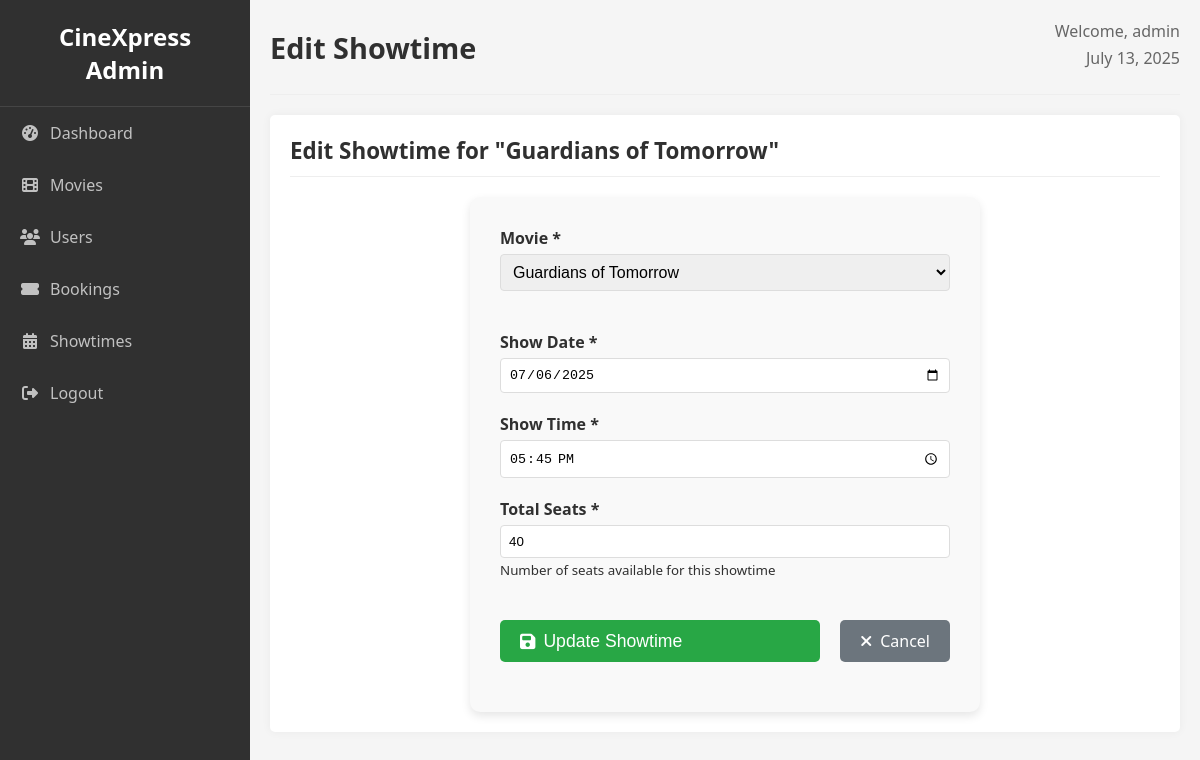
Page /admin/editShowtime.php?id=17 (signed in) on the earlier database version.
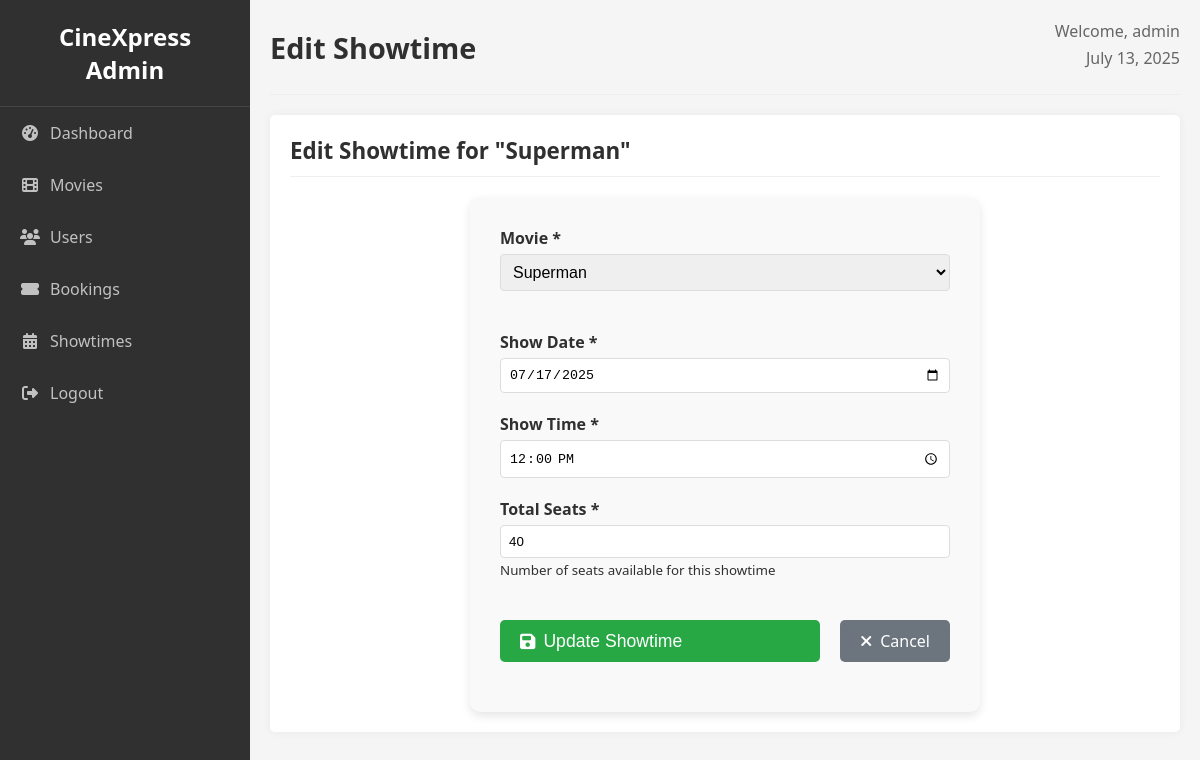
Same page on the later database version.
### tables this page shows
CREATE TABLE showtimes (
    id INT PRIMARY KEY AUTO_INCREMENT,
    movie_id INT NOT NULL,
    show_date DATE NOT NULL,
    show_time TIME NOT NULL,
    total_seats INT DEFAULT 40,
    FOREIGN KEY (movie_id) REFERENCES movies(id)
);

CREATE TABLE movies (
    id INT PRIMARY KEY AUTO_INCREMENT,
    title VARCHAR(255) NOT NULL,
    description TEXT,
    genre VARCHAR(100),
    duration INT,
    rating VARCHAR(10),
    release_date DATE,
    poster_url VARCHAR(255),
    status ENUM('now_showing', 'coming_soon') DEFAULT 'now_showing',
    price DECIMAL(10,2) DEFAULT 0.00,
    created_at TIMESTAMP DEFAULT CURRENT_TIMESTAMP
);

### includes/helpers.php (called while the page is built, shortened)
<?php
function e($string) {
    return htmlspecialchars($string, ENT_QUOTES, 'UTF-8');
}
?>

### admin/editShowtime.php (the view, shortened to what this page needs)
<?php
include '../includes/init.php';
$showtime_id = $_GET['id'] ?? '';
$stmt = $conn->prepare("SELECT s.*, m.title as movie_title FROM showtimes s JOIN movies m ON s.movie_id = m.id WHERE s.id = ?");
$stmt->bind_param("i", $showtime_id);
$stmt->execute();
$showtime = $stmt->get_result()->fetch_assoc();
$movies = $conn->query("SELECT id, title FROM movies WHERE status = 'now_showing' ORDER BY title");
?>
<!DOCTYPE html>
<html lang="en">
<head>
    <link rel="stylesheet" href="../assets/css/style.css">
    <link rel="stylesheet" href="https://cdnjs.cloudflare.com/ajax/libs/font-awesome/6.4.0/css/all.min.css">
</head>
<body>
    <div class="admin-wrapper">
        <main class="admin-content">
            <div class="admin-header">
                <div class="admin-title">
                    <h1>Edit Showtime</h1>
                </div>
                <div class="admin-user">
                    <span>Welcome, <?php echo e($_SESSION['display_name'] ?? $_SESSION['username']); ?></span>
                    <span><?php echo date('F j, Y'); ?></span>
                </div>
            </div>
            <div class="admin-section">
                <div class="admin-section-header">
                    <h2>Edit Showtime for "<?php echo e($showtime['movie_title']); ?>"</h2>
                </div>
                <form method="POST" class="admin-form">
                    <div class="form-group">
                        <label for="movie_id">Movie <span class="required">*</span></label>
                        <select name="movie_id" id="movie_id" required style="width: 100%; padding: 8px; border: 1px solid #ddd; border-radius: 4px; box-sizing: border-box;">
                            <?php if ($movies && $movies->num_rows > 0): ?>
                                <?php while($movie = $movies->fetch_assoc()): ?>
                                    <option value="<?php echo $movie['id']; ?>"
                                            <?php echo (isset($_POST['movie_id']) ?
                                                ($_POST['movie_id'] == $movie['id'] ? 'selected' : '') :
                                                ($showtime['movie_id'] == $movie['id'] ? 'selected' : '')); ?>>
                                        <?php echo e($movie['title']); ?>
                                    </option>
                                <?php endwhile; ?>
                            <?php endif; ?>
                        </select>
                    </div>
                    <div class="form-group">
                        <label for="show_date">Show Date <span class="required">*</span></label>
                        <input type="date" name="show_date" id="show_date"
                               value="<?php echo e($_POST['show_date'] ?? $showtime['show_date']); ?>"
                               min="<?php echo date('Y-m-d'); ?>" required
                               style="width: 100%; padding: 8px; border: 1px solid #ddd; border-radius: 4px; box-sizing: border-box;">
                    </div>
                    <div class="form-group">
                        <label for="show_time">Show Time <span class="required">*</span></label>
                        <input type="time" name="show_time" id="show_time"
                               value="<?php echo e($_POST['show_time'] ?? $showtime['show_time']); ?>" required
                               style="width: 100%; padding: 8px; border: 1px solid #ddd; border-radius: 4px; box-sizing: border-box;">
                    </div>
                    <div class="form-group">
                        <label for="total_seats">Total Seats <span class="required">*</span></label>
                        <input type="number" name="total_seats" id="total_seats"
                               value="<?php echo e($_POST['total_seats'] ?? $showtime['total_seats']); ?>"
                               min="1" max="200" required
                               style="width: 100%; padding: 8px; border: 1px solid #ddd; border-radius: 4px; box-sizing: border-box;">
                        <small class="form-help">Number of seats available for this showtime</small>
                    </div>
                    <div class="form-actions">
                        <button type="submit" class="button" style="background-color: #28a745; color: white; padding: 10px 20px; border: none; border-radius: 5px; cursor: pointer; display: inline-flex; align-items: center; gap: 8px;">
                            <i class="fas fa-save"></i> Update Showtime
                        </button>
                        <a href="manageShowtimes.php" class="button" style="background-color: #6c757d; color: white; text-decoration: none; padding: 10px 20px; border-radius: 5px; display: inline-flex; align-items: center; gap: 8px; margin-left: 10px;">
                            <i class="fas fa-times"></i> Cancel
                        </a>
                    </div>
                </form>
            </div>
        </main>
    </div>
</body>
</html>

Differences in the rows shown:
changed showtimes: movie.title "Guardians of Tomorrow" → "Superman"; movie_id "Guardians of Tomorrow" → "Superman"; show_date "07/06/2025" → "07/17/2025"; show_time "17:45:00" → "12:00:00"
